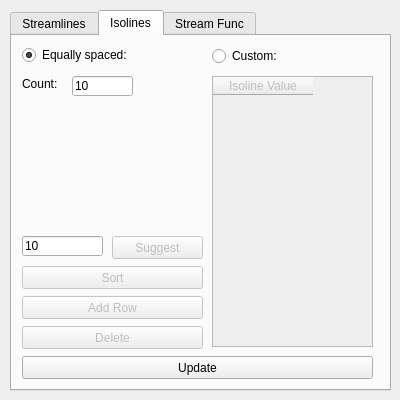
<?xml version="1.0" encoding="UTF-8"?>
<ui version="4.0">
 <class>PainterConfig</class>
 <widget class="QDialog" name="PainterConfig">
  <property name="geometry">
   <rect>
    <x>0</x>
    <y>0</y>
    <width>400</width>
    <height>400</height>
   </rect>
  </property>
  <property name="windowTitle">
   <string>Configure</string>
  </property>
  <widget class="QTabWidget" name="tabWidget">
   <property name="geometry">
    <rect>
     <x>10</x>
     <y>10</y>
     <width>381</width>
     <height>381</height>
    </rect>
   </property>
   <property name="currentIndex">
    <number>1</number>
   </property>
   <widget class="QWidget" name="tab">
    <attribute name="title">
     <string>Streamlines</string>
    </attribute>
    <widget class="QLabel" name="label">
     <property name="geometry">
      <rect>
       <x>10</x>
       <y>10</y>
       <width>101</width>
       <height>16</height>
      </rect>
     </property>
     <property name="text">
      <string>Strategy:</string>
     </property>
    </widget>
    <widget class="QComboBox" name="strategy">
     <property name="geometry">
      <rect>
       <x>10</x>
       <y>30</y>
       <width>151</width>
       <height>22</height>
      </rect>
     </property>
     <item>
      <property name="text">
       <string>Seed - Euler</string>
      </property>
     </item>
    </widget>
    <widget class="QLabel" name="label_2">
     <property name="geometry">
      <rect>
       <x>10</x>
       <y>70</y>
       <width>151</width>
       <height>16</height>
      </rect>
     </property>
     <property name="text">
      <string>Properties:</string>
     </property>
    </widget>
    <widget class="QTableWidget" name="properties">
     <property name="geometry">
      <rect>
       <x>10</x>
       <y>90</y>
       <width>351</width>
       <height>221</height>
      </rect>
     </property>
     <property name="columnCount">
      <number>2</number>
     </property>
     <column>
      <property name="text">
       <string>Name</string>
      </property>
     </column>
     <column>
      <property name="text">
       <string>Value</string>
      </property>
     </column>
    </widget>
    <widget class="QPushButton" name="update">
     <property name="geometry">
      <rect>
       <x>10</x>
       <y>320</y>
       <width>351</width>
       <height>23</height>
      </rect>
     </property>
     <property name="text">
      <string>Update</string>
     </property>
     <property name="autoDefault">
      <bool>false</bool>
     </property>
    </widget>
   </widget>
   <widget class="QWidget" name="tab_2">
    <attribute name="title">
     <string>Isolines</string>
    </attribute>
    <widget class="QRadioButton" name="equallySpaced">
     <property name="geometry">
      <rect>
       <x>10</x>
       <y>10</y>
       <width>351</width>
       <height>18</height>
      </rect>
     </property>
     <property name="text">
      <string>Equally spaced:</string>
     </property>
     <property name="checked">
      <bool>true</bool>
     </property>
    </widget>
    <widget class="QLabel" name="label_3">
     <property name="geometry">
      <rect>
       <x>10</x>
       <y>40</y>
       <width>81</width>
       <height>16</height>
      </rect>
     </property>
     <property name="text">
      <string>Count:</string>
     </property>
    </widget>
    <widget class="ImprovedLineEdit" name="count">
     <property name="geometry">
      <rect>
       <x>60</x>
       <y>40</y>
       <width>61</width>
       <height>20</height>
      </rect>
     </property>
     <property name="text">
      <string>10</string>
     </property>
    </widget>
    <widget class="QPushButton" name="fixedUpdate">
     <property name="enabled">
      <bool>false</bool>
     </property>
     <property name="geometry">
      <rect>
       <x>460</x>
       <y>210</y>
       <width>75</width>
       <height>23</height>
      </rect>
     </property>
     <property name="text">
      <string>Update</string>
     </property>
    </widget>
    <widget class="QRadioButton" name="custom">
     <property name="geometry">
      <rect>
       <x>200</x>
       <y>10</y>
       <width>161</width>
       <height>20</height>
      </rect>
     </property>
     <property name="text">
      <string>Custom:</string>
     </property>
     <property name="checked">
      <bool>false</bool>
     </property>
    </widget>
    <widget class="QTableWidget" name="values">
     <property name="enabled">
      <bool>false</bool>
     </property>
     <property name="geometry">
      <rect>
       <x>200</x>
       <y>40</y>
       <width>161</width>
       <height>271</height>
      </rect>
     </property>
     <property name="columnCount">
      <number>1</number>
     </property>
     <column>
      <property name="text">
       <string>Isoline Value</string>
      </property>
     </column>
    </widget>
    <widget class="QPushButton" name="updateIsolines">
     <property name="geometry">
      <rect>
       <x>10</x>
       <y>320</y>
       <width>351</width>
       <height>23</height>
      </rect>
     </property>
     <property name="text">
      <string>Update</string>
     </property>
     <property name="autoDefault">
      <bool>false</bool>
     </property>
    </widget>
    <widget class="QPushButton" name="addRow">
     <property name="enabled">
      <bool>false</bool>
     </property>
     <property name="geometry">
      <rect>
       <x>10</x>
       <y>260</y>
       <width>181</width>
       <height>23</height>
      </rect>
     </property>
     <property name="text">
      <string>Add Row</string>
     </property>
    </widget>
    <widget class="QPushButton" name="deleteRow">
     <property name="enabled">
      <bool>false</bool>
     </property>
     <property name="geometry">
      <rect>
       <x>10</x>
       <y>290</y>
       <width>181</width>
       <height>23</height>
      </rect>
     </property>
     <property name="text">
      <string>Delete</string>
     </property>
    </widget>
    <widget class="QPushButton" name="sortIsolines">
     <property name="enabled">
      <bool>false</bool>
     </property>
     <property name="geometry">
      <rect>
       <x>10</x>
       <y>230</y>
       <width>181</width>
       <height>23</height>
      </rect>
     </property>
     <property name="text">
      <string>Sort</string>
     </property>
    </widget>
    <widget class="QPushButton" name="randomIsolines">
     <property name="enabled">
      <bool>false</bool>
     </property>
     <property name="geometry">
      <rect>
       <x>100</x>
       <y>200</y>
       <width>91</width>
       <height>23</height>
      </rect>
     </property>
     <property name="text">
      <string>Suggest</string>
     </property>
    </widget>
    <widget class="QLineEdit" name="randomQuantity">
     <property name="geometry">
      <rect>
       <x>10</x>
       <y>200</y>
       <width>81</width>
       <height>20</height>
      </rect>
     </property>
     <property name="text">
      <string>10</string>
     </property>
    </widget>
   </widget>
   <widget class="QWidget" name="Stream">
    <attribute name="title">
     <string>Stream Func</string>
    </attribute>
    <widget class="QComboBox" name="streamIntegrationX">
     <property name="geometry">
      <rect>
       <x>10</x>
       <y>30</y>
       <width>131</width>
       <height>22</height>
      </rect>
     </property>
     <item>
      <property name="text">
       <string>x- -&gt; x+</string>
      </property>
     </item>
     <item>
      <property name="text">
       <string>x+ -&gt; x-</string>
      </property>
     </item>
    </widget>
    <widget class="QComboBox" name="streamIntegrationY">
     <property name="geometry">
      <rect>
       <x>10</x>
       <y>60</y>
       <width>131</width>
       <height>22</height>
      </rect>
     </property>
     <item>
      <property name="text">
       <string>y- -&gt; y+</string>
      </property>
     </item>
     <item>
      <property name="text">
       <string>y+ -&gt; y-</string>
      </property>
     </item>
    </widget>
    <widget class="QLabel" name="label_4">
     <property name="geometry">
      <rect>
       <x>10</x>
       <y>10</y>
       <width>351</width>
       <height>16</height>
      </rect>
     </property>
     <property name="text">
      <string>Integration direction:</string>
     </property>
    </widget>
   </widget>
  </widget>
 </widget>
 <customwidgets>
  <customwidget>
   <class>ImprovedLineEdit</class>
   <extends>QLineEdit</extends>
   <header>improvedlineedit.h</header>
  </customwidget>
 </customwidgets>
 <tabstops>
  <tabstop>tabWidget</tabstop>
  <tabstop>strategy</tabstop>
  <tabstop>properties</tabstop>
  <tabstop>update</tabstop>
  <tabstop>equallySpaced</tabstop>
  <tabstop>count</tabstop>
  <tabstop>custom</tabstop>
  <tabstop>values</tabstop>
  <tabstop>randomQuantity</tabstop>
  <tabstop>randomIsolines</tabstop>
  <tabstop>sortIsolines</tabstop>
  <tabstop>addRow</tabstop>
  <tabstop>deleteRow</tabstop>
  <tabstop>updateIsolines</tabstop>
  <tabstop>streamIntegrationX</tabstop>
  <tabstop>streamIntegrationY</tabstop>
  <tabstop>fixedUpdate</tabstop>
 </tabstops>
 <resources/>
 <connections/>
</ui>
